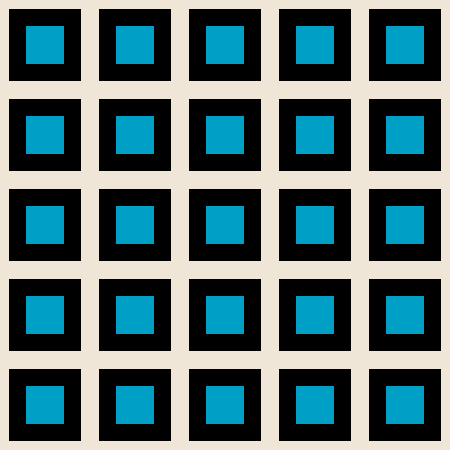
Frame 1 (no input)
Frame 60 (the mouse pressed at the canvas centre just before this capture): identical to frame 1, image omitted
Frame 120 (the mouse held since frame 60 and released just before this capture): identical to frame 1, image omitted

The Processing sketch that drew this single still picture (run headless with seeded random() and noise(); from frame 60 on, the mouse is pressed at the canvas centre):

// Processing sketch: processing_28971
// ── processing_28971.pde

/*
 Kamee Bentley
 16th May 2011
 ART443R
 */
// { imaginary opening code block for global variables

// global variables

int xPos = 225;  // data type | variable name = value
int yPos = 225;

void setup() {  // opening code block
  size(450, 450);

  // local variables
  int stageWidth = width;
  int stageHeight = height;
  println("stageHeight is " + stageHeight);  //

  smooth();
  stroke(0, 0, 0);
  strokeWeight(17);
  fill(0, 160, 198);
}  // closing code block

void draw() {

  background(239, 230, 216);

  xPos = 300;  // update the global variable xPos to 300
  int diameter = 55;  // create local variable for circle diameter to 55

    // loop to create each column
  for (int cols = 0; cols < 5; cols++) {
    // nested loop to create rows for each column
    for (int rows = 0; rows < 5; rows++) {
      drawTile(90 * cols, 90 * rows, diameter);
    }
  }
}

void drawTile(int xPos, int yPos, int d) {
  rect(xPos + 17, yPos + 17, d, d);
}

//} imaginary closing code block for global variables
